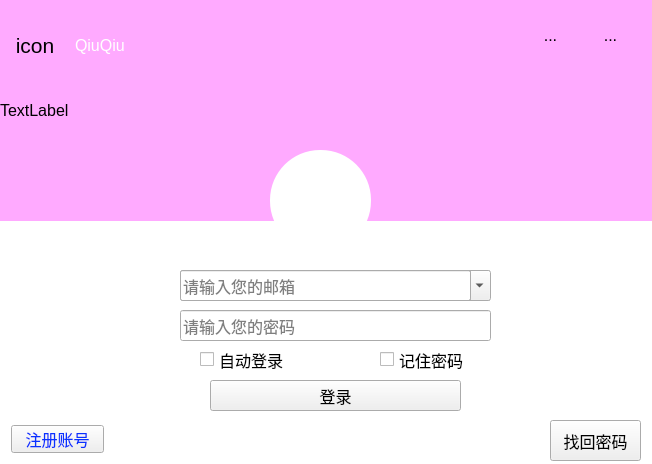
<?xml version="1.0" encoding="UTF-8"?>
<ui version="4.0">
 <class>loginWidget</class>
 <widget class="QWidget" name="loginWidget">
  <property name="geometry">
   <rect>
    <x>0</x>
    <y>0</y>
    <width>652</width>
    <height>464</height>
   </rect>
  </property>
  <property name="sizePolicy">
   <sizepolicy hsizetype="Preferred" vsizetype="Preferred">
    <horstretch>0</horstretch>
    <verstretch>0</verstretch>
   </sizepolicy>
  </property>
  <property name="minimumSize">
   <size>
    <width>652</width>
    <height>464</height>
   </size>
  </property>
  <property name="maximumSize">
   <size>
    <width>652</width>
    <height>464</height>
   </size>
  </property>
  <property name="font">
   <font>
    <pointsize>12</pointsize>
   </font>
  </property>
  <property name="windowTitle">
   <string>loginWidget</string>
  </property>
  <property name="styleSheet">
   <string notr="true"/>
  </property>
  <widget class="QLabel" name="signlabel">
   <property name="geometry">
    <rect>
     <x>10</x>
     <y>20</y>
     <width>50</width>
     <height>50</height>
    </rect>
   </property>
   <property name="sizePolicy">
    <sizepolicy hsizetype="Preferred" vsizetype="Preferred">
     <horstretch>0</horstretch>
     <verstretch>0</verstretch>
    </sizepolicy>
   </property>
   <property name="font">
    <font>
     <pointsize>16</pointsize>
    </font>
   </property>
   <property name="styleSheet">
    <string notr="true"/>
   </property>
   <property name="text">
    <string>icon</string>
   </property>
   <property name="scaledContents">
    <bool>false</bool>
   </property>
   <property name="alignment">
    <set>Qt::AlignCenter</set>
   </property>
   <property name="wordWrap">
    <bool>false</bool>
   </property>
  </widget>
  <widget class="QPushButton" name="registerpushButton">
   <property name="geometry">
    <rect>
     <x>11</x>
     <y>425</y>
     <width>93</width>
     <height>28</height>
    </rect>
   </property>
   <property name="contextMenuPolicy">
    <enum>Qt::DefaultContextMenu</enum>
   </property>
   <property name="styleSheet">
    <string notr="true">font: 9pt &quot;幼圆&quot;;
color: rgb(9, 50, 255);</string>
   </property>
   <property name="text">
    <string>注册账号</string>
   </property>
  </widget>
  <widget class="QPushButton" name="loginpushButton">
   <property name="enabled">
    <bool>true</bool>
   </property>
   <property name="geometry">
    <rect>
     <x>210</x>
     <y>380</y>
     <width>251</width>
     <height>31</height>
    </rect>
   </property>
   <property name="sizePolicy">
    <sizepolicy hsizetype="Expanding" vsizetype="Fixed">
     <horstretch>0</horstretch>
     <verstretch>0</verstretch>
    </sizepolicy>
   </property>
   <property name="styleSheet">
    <string notr="true">font: 9pt &quot;幼圆&quot;;</string>
   </property>
   <property name="text">
    <string>登录</string>
   </property>
  </widget>
  <widget class="QLineEdit" name="pwlineEdit">
   <property name="geometry">
    <rect>
     <x>180</x>
     <y>310</y>
     <width>311</width>
     <height>31</height>
    </rect>
   </property>
   <property name="styleSheet">
    <string notr="true">font: 9pt &quot;幼圆&quot;;</string>
   </property>
   <property name="text">
    <string/>
   </property>
   <property name="echoMode">
    <enum>QLineEdit::Password</enum>
   </property>
   <property name="placeholderText">
    <string>请输入您的密码</string>
   </property>
  </widget>
  <widget class="QLineEdit" name="idlineEdit">
   <property name="geometry">
    <rect>
     <x>180</x>
     <y>270</y>
     <width>291</width>
     <height>31</height>
    </rect>
   </property>
   <property name="toolTip">
    <string>&lt;html&gt;&lt;head/&gt;&lt;body&gt;&lt;p&gt;&lt;br/&gt;&lt;/p&gt;&lt;/body&gt;&lt;/html&gt;</string>
   </property>
   <property name="styleSheet">
    <string notr="true">font: 9pt &quot;幼圆&quot;;</string>
   </property>
   <property name="placeholderText">
    <string>请输入您的邮箱</string>
   </property>
  </widget>
  <widget class="QCheckBox" name="checkBox">
   <property name="geometry">
    <rect>
     <x>200</x>
     <y>350</y>
     <width>91</width>
     <height>19</height>
    </rect>
   </property>
   <property name="styleSheet">
    <string notr="true">font: 9pt &quot;幼圆&quot;;</string>
   </property>
   <property name="text">
    <string>自动登录</string>
   </property>
  </widget>
  <widget class="QCheckBox" name="checkBox_2">
   <property name="geometry">
    <rect>
     <x>380</x>
     <y>350</y>
     <width>91</width>
     <height>19</height>
    </rect>
   </property>
   <property name="styleSheet">
    <string notr="true">font: 9pt &quot;幼圆&quot;;</string>
   </property>
   <property name="text">
    <string>记住密码</string>
   </property>
  </widget>
  <widget class="QPushButton" name="pushButton">
   <property name="geometry">
    <rect>
     <x>550</x>
     <y>420</y>
     <width>91</width>
     <height>41</height>
    </rect>
   </property>
   <property name="styleSheet">
    <string notr="true">font: 9pt &quot;幼圆&quot;;
</string>
   </property>
   <property name="text">
    <string>找回密码</string>
   </property>
  </widget>
  <widget class="QLabel" name="label">
   <property name="geometry">
    <rect>
     <x>70</x>
     <y>30</y>
     <width>91</width>
     <height>31</height>
    </rect>
   </property>
   <property name="styleSheet">
    <string notr="true">font: 15pt &quot;幼圆&quot;;
color: rgb(255, 255, 255);
border-style:outset;
border-width:0px;
border-color:rgb(255,0,0);
border-radius:10px;

padding:1px;</string>
   </property>
   <property name="text">
    <string>QiuQiu</string>
   </property>
  </widget>
  <widget class="QLabel" name="giflabel">
   <property name="geometry">
    <rect>
     <x>0</x>
     <y>0</y>
     <width>661</width>
     <height>221</height>
    </rect>
   </property>
   <property name="styleSheet">
    <string notr="true">background-color: rgb(255, 170, 255);</string>
   </property>
   <property name="text">
    <string>TextLabel</string>
   </property>
  </widget>
  <widget class="QLabel" name="label_3">
   <property name="geometry">
    <rect>
     <x>-10</x>
     <y>220</y>
     <width>671</width>
     <height>251</height>
    </rect>
   </property>
   <property name="styleSheet">
    <string notr="true">background-color: rgb(255, 255, 255);</string>
   </property>
   <property name="text">
    <string/>
   </property>
  </widget>
  <widget class="QLabel" name="label_4">
   <property name="geometry">
    <rect>
     <x>270</x>
     <y>150</y>
     <width>101</width>
     <height>101</height>
    </rect>
   </property>
   <property name="styleSheet">
    <string notr="true">background-color: rgb(255, 255, 255);
border-width:0px;
border-radius:50px;
border-style:solid;
border-color: rgb(255, 255, 255);
</string>
   </property>
   <property name="text">
    <string/>
   </property>
  </widget>
  <widget class="QLabel" name="label_5">
   <property name="geometry">
    <rect>
     <x>280</x>
     <y>160</y>
     <width>81</width>
     <height>81</height>
    </rect>
   </property>
   <property name="styleSheet">
    <string notr="true">border-width:0px;
border-radius:40px;
border-image: url(:/image/toolicon/usericon.jpg);
border-style:solid;
border-color: rgb(255, 255, 255);
</string>
   </property>
   <property name="text">
    <string/>
   </property>
  </widget>
  <widget class="QToolButton" name="toolButton">
   <property name="geometry">
    <rect>
     <x>520</x>
     <y>20</y>
     <width>61</width>
     <height>31</height>
    </rect>
   </property>
   <property name="text">
    <string>...</string>
   </property>
   <property name="icon">
    <iconset resource="src.qrc">
     <normaloff>:/image/toolicon/reduce-one.png</normaloff>:/image/toolicon/reduce-one.png</iconset>
   </property>
   <property name="autoRaise">
    <bool>true</bool>
   </property>
  </widget>
  <widget class="QToolButton" name="toolButton_2">
   <property name="geometry">
    <rect>
     <x>580</x>
     <y>20</y>
     <width>61</width>
     <height>31</height>
    </rect>
   </property>
   <property name="text">
    <string>...</string>
   </property>
   <property name="icon">
    <iconset resource="src.qrc">
     <normaloff>:/image/toolicon/close-one.png</normaloff>:/image/toolicon/close-one.png</iconset>
   </property>
   <property name="autoRaise">
    <bool>true</bool>
   </property>
  </widget>
  <widget class="QFontComboBox" name="idfontComboBox">
   <property name="geometry">
    <rect>
     <x>180</x>
     <y>270</y>
     <width>311</width>
     <height>31</height>
    </rect>
   </property>
   <property name="insertPolicy">
    <enum>QComboBox::InsertAtBottom</enum>
   </property>
  </widget>
  <zorder>label_3</zorder>
  <zorder>giflabel</zorder>
  <zorder>idfontComboBox</zorder>
  <zorder>pwlineEdit</zorder>
  <zorder>signlabel</zorder>
  <zorder>registerpushButton</zorder>
  <zorder>loginpushButton</zorder>
  <zorder>checkBox</zorder>
  <zorder>checkBox_2</zorder>
  <zorder>pushButton</zorder>
  <zorder>label</zorder>
  <zorder>label_4</zorder>
  <zorder>label_5</zorder>
  <zorder>toolButton</zorder>
  <zorder>toolButton_2</zorder>
  <zorder>idlineEdit</zorder>
 </widget>
 <resources>
  <include location="src.qrc"/>
 </resources>
 <connections/>
</ui>
